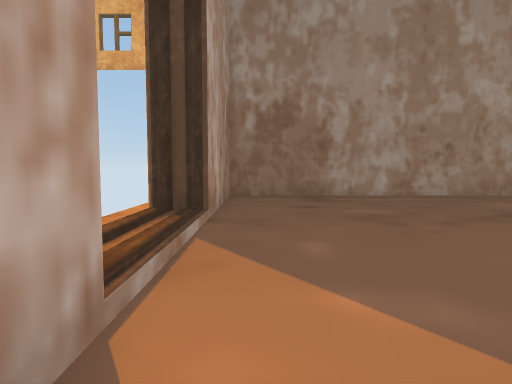
view 1 (above)

16 first-person views from a walk through a Unity game level. The camera is 1.5 m above the floor, tilts 4° down and sees 75° across. The floor is counted in squares, 2 m on a side. Each view is taken from the middle of a square. On the plan, view 1 faces up. The plan holds only what a view shows up to about 11 squares ahead; the rest is blank. The place goes on beyond the plan.

view 2
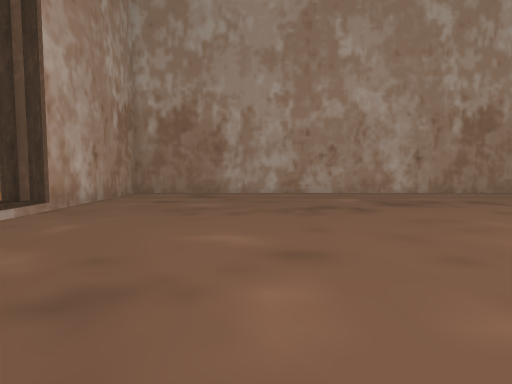

view 3
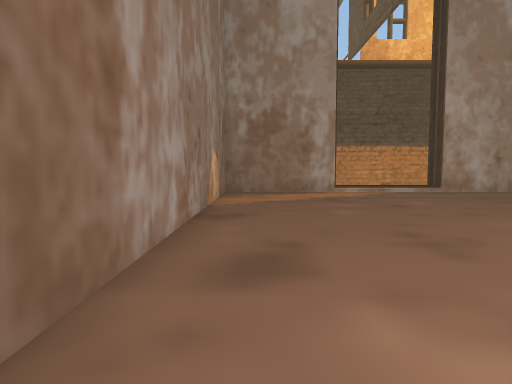

view 4
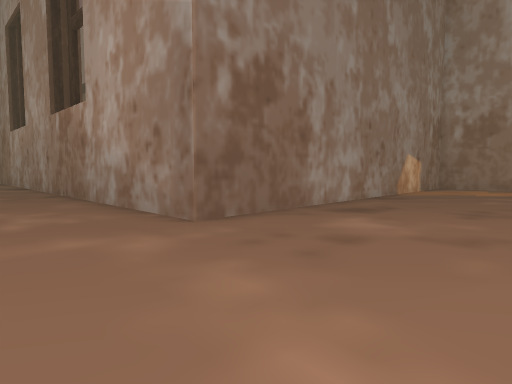

view 5
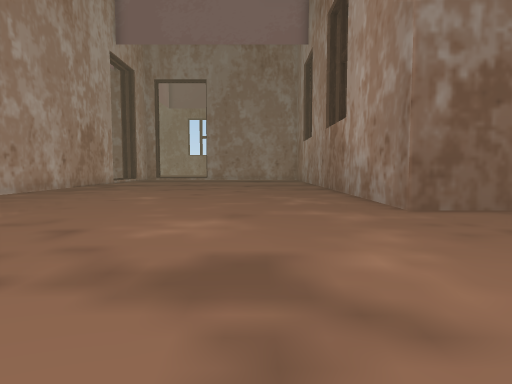

view 6
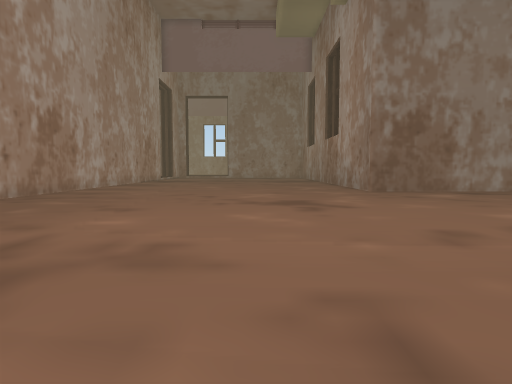

view 7
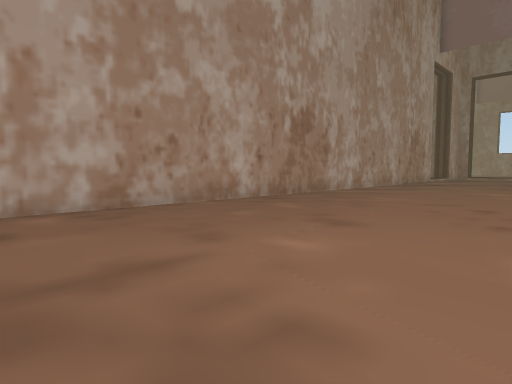

view 8
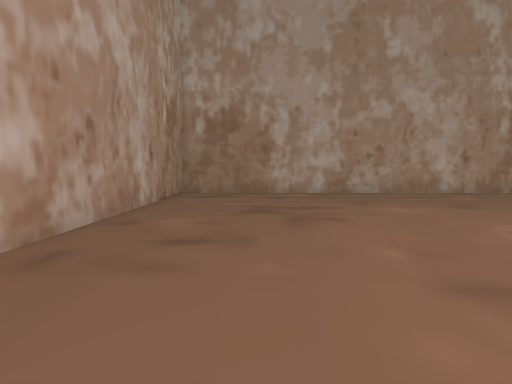

view 9
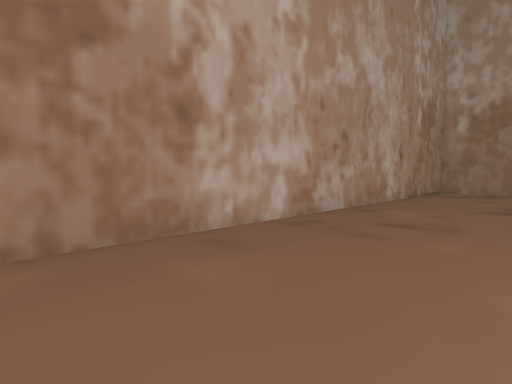

view 10
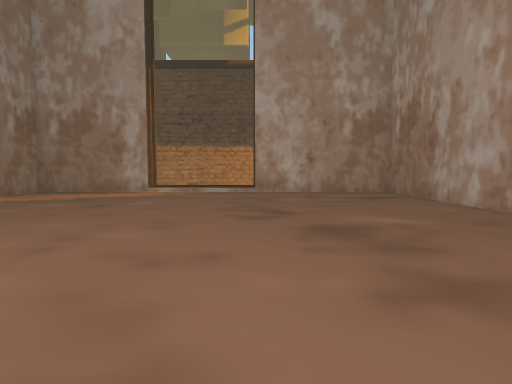

view 11
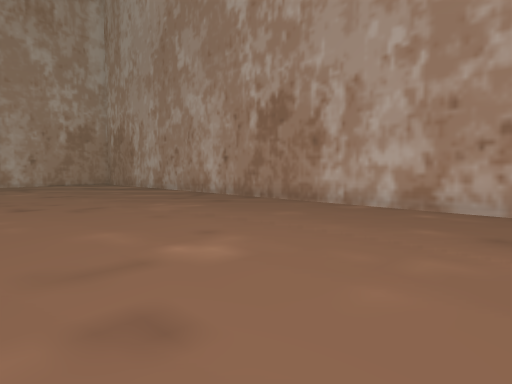

view 12
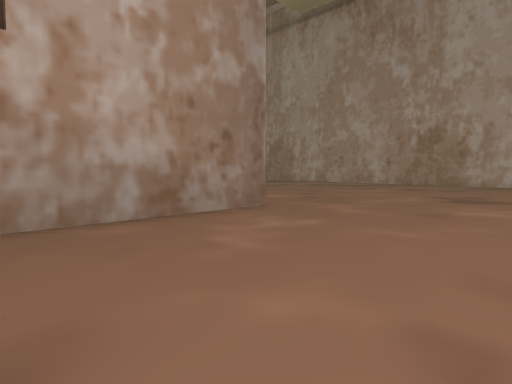

view 13
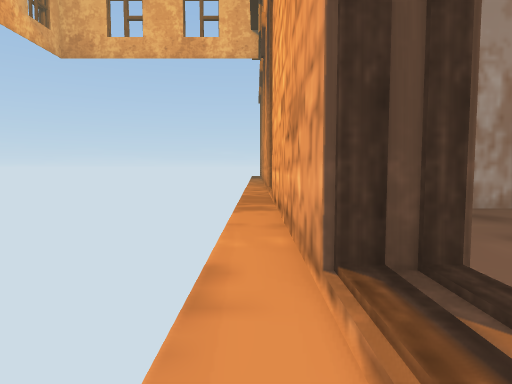

view 14
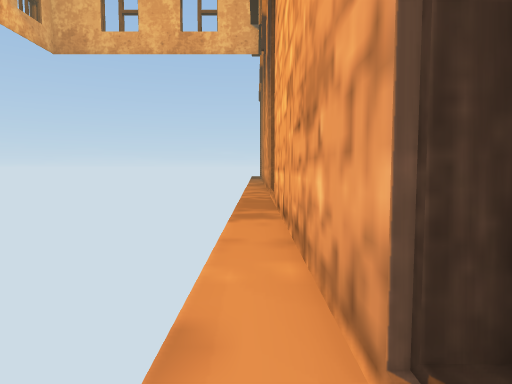

view 15
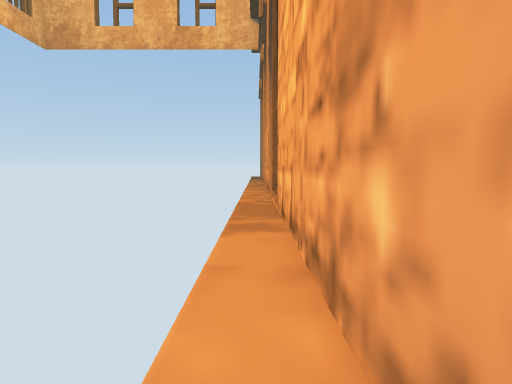

view 16
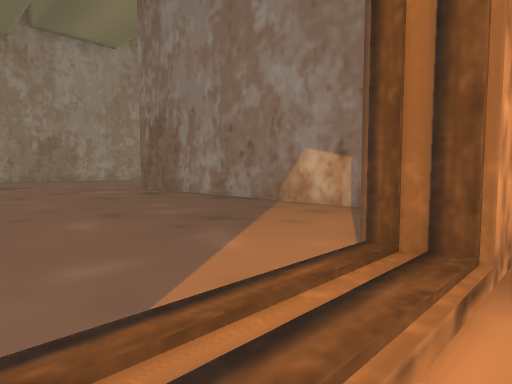

### Floor plan
Points are (right, up) in squares from view 1. A wall is a line through its corners. A room is listed if a view was taken in it or the views show most of it. See-through windows are left out.
Room 1 (views 1, 2, 3, 4, 5, 6, 7, 8, 9, 10, 11, 12, 13, 14, 16)
walls: (-1.6, 0.9) (-1.6, 1.6) (-0.7, 1.6) (-0.7, -2) (10.3, -2) (10.3, -7.5); (20.3, -7.1) (20.3, 9.3) (-0.7, 9.3) (-0.7, 4.9) (-1.6, 4.9)
ways out: opening at (-2, 4) to room 2
Room 2 (view 15)
walls: (-1.6, 4.9) (-1.6, 11.2)
ways out: opening at (-2, 4) to room 1; opening at (-2, 14)

Positions as (right, up) in squares from view 1, and headings:
1: (0, 0), facing up
2: (3, -1), facing up
3: (10, -1), facing left
4: (13, 2), facing down-left
5: (13, 4), facing down
6: (14, 9), facing down
7: (14, 7), facing down-right
8: (10, 7), facing right
9: (9, 6), facing up-right
10: (10, 5), facing left
11: (14, -7), facing up-right
12: (15, -7), facing up-left
13: (-2, 3), facing up
14: (-2, 4), facing up
15: (-2, 5), facing up
16: (-2, 4), facing down-right
